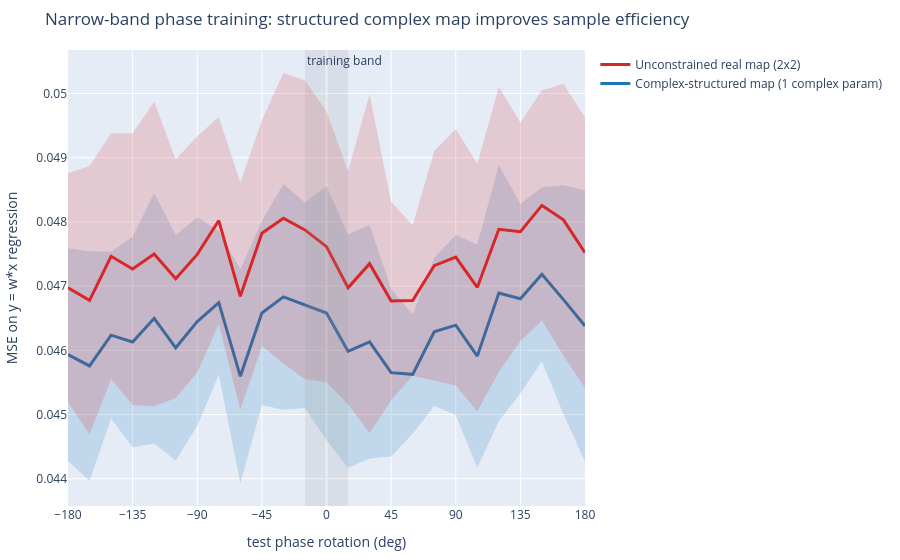

The code cell stored with this chart in its notebook:
### Markdown cell above
### 3d) When complex structure helps: phase nuisance with limited data

Both formulations can optimize the same real objective.
The difference below is inductive bias: a complex-structured map (rotation+scale form) versus an unconstrained real 2x2 map.
This demonstrates when structure helps, not that real calculus is incorrect.

### Code cell
fig, summary, stats = plot_iq_sample_efficiency(n_train=24, train_phase_deg=15.0, n_test=1024, noise=0.15, seeds=tuple(range(12)), lr=0.3, epochs=35)
fig.show()
print(summary)

### Figure 1 — Plotly figure (JSON) as saved in the notebook; plotly's stock layout.template omitted (floating-point values rounded to 4 significant figures)
{"data": [{"line": {"color": "#1f77b4", "width": 3}, "mode": "lines", "name": "Complex-structured map (1 complex param)", "type": "scatter", "x": [-180.0, -165.0, -150.0, -135.0, -120.0, -105.0, -90.0, -75.0, -60.0, -45.0, -30.0, -15.0, 0.0, 15.0, 30.0, 45.0, 60.0, 75.0, 90.0, 105.0, 120.0, 135.0, 150.0, 165.0, 180.0], "y": [0.04593, 0.04576, 0.04624, 0.04613, 0.0465, 0.04604, 0.04645, 0.04674, 0.04559, 0.04658, 0.04683, 0.0467, 0.04658, 0.04599, 0.04613, 0.04565, 0.04563, 0.04629, 0.04639, 0.04591, 0.04689, 0.0468, 0.04719, 0.04679, 0.04638]}, {"hoverinfo": "skip", "line": {"width": 0}, "mode": "lines", "showlegend": false, "type": "scatter", "x": [-180.0, -165.0, -150.0, -135.0, -120.0, -105.0, -90.0, -75.0, -60.0, -45.0, -30.0, -15.0, 0.0, 15.0, 30.0, 45.0, 60.0, 75.0, 90.0, 105.0, 120.0, 135.0, 150.0, 165.0, 180.0], "y": [0.04759, 0.04754, 0.04753, 0.04777, 0.04845, 0.0478, 0.04807, 0.04786, 0.04726, 0.04802, 0.04859, 0.0483, 0.04856, 0.0478, 0.04795, 0.04696, 0.04655, 0.04744, 0.04779, 0.04765, 0.04889, 0.04828, 0.04854, 0.04857, 0.04849]}, {"fill": "tonexty", "fillcolor": "rgba(31,119,180,0.18)", "hoverinfo": "skip", "line": {"width": 0}, "mode": "lines", "showlegend": false, "type": "scatter", "x": [-180.0, -165.0, -150.0, -135.0, -120.0, -105.0, -90.0, -75.0, -60.0, -45.0, -30.0, -15.0, 0.0, 15.0, 30.0, 45.0, 60.0, 75.0, 90.0, 105.0, 120.0, 135.0, 150.0, 165.0, 180.0], "y": [0.04428, 0.04397, 0.04494, 0.04449, 0.04455, 0.04428, 0.04483, 0.04562, 0.04393, 0.04515, 0.04508, 0.0451, 0.0446, 0.04417, 0.04431, 0.04435, 0.0447, 0.04514, 0.04499, 0.04417, 0.0449, 0.04533, 0.04583, 0.04501, 0.04427]}, {"line": {"color": "#d62728", "width": 3}, "mode": "lines", "name": "Unconstrained real map (2x2)", "type": "scatter", "x": [-180.0, -165.0, -150.0, -135.0, -120.0, -105.0, -90.0, -75.0, -60.0, -45.0, -30.0, -15.0, 0.0, 15.0, 30.0, 45.0, 60.0, 75.0, 90.0, 105.0, 120.0, 135.0, 150.0, 165.0, 180.0], "y": [0.04697, 0.04678, 0.04747, 0.04727, 0.0475, 0.04712, 0.04749, 0.04802, 0.04684, 0.04782, 0.04806, 0.04788, 0.04761, 0.04697, 0.04735, 0.04677, 0.04678, 0.04732, 0.04745, 0.04698, 0.04788, 0.04785, 0.04826, 0.04803, 0.04752]}, {"hoverinfo": "skip", "line": {"width": 0}, "mode": "lines", "showlegend": false, "type": "scatter", "x": [-180.0, -165.0, -150.0, -135.0, -120.0, -105.0, -90.0, -75.0, -60.0, -45.0, -30.0, -15.0, 0.0, 15.0, 30.0, 45.0, 60.0, 75.0, 90.0, 105.0, 120.0, 135.0, 150.0, 165.0, 180.0], "y": [0.04876, 0.04887, 0.04938, 0.04938, 0.04987, 0.04897, 0.04934, 0.04963, 0.04861, 0.04958, 0.05032, 0.0502, 0.04972, 0.04879, 0.04999, 0.04832, 0.04795, 0.0491, 0.04945, 0.04891, 0.0501, 0.04955, 0.05005, 0.05015, 0.04963]}, {"fill": "tonexty", "fillcolor": "rgba(214,39,40,0.18)", "hoverinfo": "skip", "line": {"width": 0}, "mode": "lines", "showlegend": false, "type": "scatter", "x": [-180.0, -165.0, -150.0, -135.0, -120.0, -105.0, -90.0, -75.0, -60.0, -45.0, -30.0, -15.0, 0.0, 15.0, 30.0, 45.0, 60.0, 75.0, 90.0, 105.0, 120.0, 135.0, 150.0, 165.0, 180.0], "y": [0.04519, 0.04469, 0.04555, 0.04515, 0.04513, 0.04526, 0.04565, 0.04641, 0.04507, 0.04607, 0.04579, 0.04555, 0.0455, 0.04516, 0.04471, 0.04522, 0.0456, 0.04553, 0.04545, 0.04505, 0.04567, 0.04615, 0.04646, 0.04592, 0.04541]}], "layout": {"annotations": [{"showarrow": false, "text": "training band", "x": -15, "xanchor": "left", "xref": "x", "y": 1, "yanchor": "top", "yref": "y domain"}], "autosize": true, "margin": {"b": 40, "l": 50, "r": 20, "t": 50}, "shapes": [{"fillcolor": "rgba(150,150,150,0.16)", "line": {"width": 0}, "type": "rect", "x0": -15, "x1": 15, "xref": "x", "y0": 0, "y1": 1, "yref": "y domain"}], "title": {"text": "Narrow-band phase training: structured complex map improves sample efficiency"}, "xaxis": {"tickmode": "array", "tickvals": [-180, -135, -90, -45, 0, 45, 90, 135, 180], "title": {"text": "test phase rotation (deg)"}}, "yaxis": {"title": {"text": "MSE on y = w*x regression"}}}}
